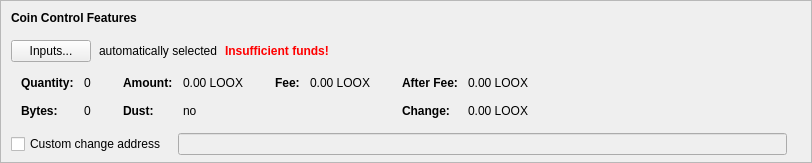
    <widget class="QFrame" name="frameCoinControl">
     <property name="sizePolicy">
      <sizepolicy hsizetype="Expanding" vsizetype="Expanding">
       <horstretch>0</horstretch>
       <verstretch>0</verstretch>
      </sizepolicy>
     </property>
     <property name="maximumSize">
      <size>
       <width>16777215</width>
       <height>16777215</height>
      </size>
     </property>
     <property name="frameShape">
      <enum>QFrame::StyledPanel</enum>
     </property>
     <property name="frameShadow">
      <enum>QFrame::Sunken</enum>
     </property>
     <layout class="QVBoxLayout" name="verticalLayoutCoinControl2">
      <property name="spacing">
       <number>0</number>
      </property>
      <property name="leftMargin">
       <number>0</number>
      </property>
      <property name="topMargin">
       <number>0</number>
      </property>
      <property name="rightMargin">
       <number>0</number>
      </property>
      <property name="bottomMargin">
       <number>6</number>
      </property>
      <item>
       <layout class="QVBoxLayout" name="verticalLayoutCoinControl" stretch="0,0,0,0,1">
        <property name="spacing">
         <number>0</number>
        </property>
        <property name="leftMargin">
         <number>10</number>
        </property>
        <property name="topMargin">
         <number>10</number>
        </property>
        <item>
         <layout class="QHBoxLayout" name="horizontalLayoutCoinControl1">
          <property name="bottomMargin">
           <number>15</number>
          </property>
          <item>
           <widget class="QLabel" name="labelCoinControlFeatures">
            <property name="sizePolicy">
             <sizepolicy hsizetype="Preferred" vsizetype="Maximum">
              <horstretch>0</horstretch>
              <verstretch>0</verstretch>
             </sizepolicy>
            </property>
            <property name="font">
             <font>
              <weight>75</weight>
              <bold>true</bold>
             </font>
            </property>
            <property name="styleSheet">
             <string notr="true">font-weight:bold;</string>
            </property>
            <property name="text">
             <string>Coin Control Features</string>
            </property>
           </widget>
          </item>
         </layout>
        </item>
        <item>
         <layout class="QHBoxLayout" name="horizontalLayoutCoinControl2" stretch="0,0,0,0">
          <property name="spacing">
           <number>8</number>
          </property>
          <property name="bottomMargin">
           <number>10</number>
          </property>
          <item>
           <widget class="QPushButton" name="pushButtonCoinControl">
            <property name="styleSheet">
             <string notr="true"/>
            </property>
            <property name="text">
             <string>Inputs...</string>
            </property>
            <property name="autoDefault">
             <bool>false</bool>
            </property>
           </widget>
          </item>
          <item>
           <widget class="QLabel" name="labelCoinControlAutomaticallySelected">
            <property name="text">
             <string>automatically selected</string>
            </property>
            <property name="margin">
             <number>5</number>
            </property>
           </widget>
          </item>
          <item>
           <widget class="QLabel" name="labelCoinControlInsuffFunds">
            <property name="font">
             <font>
              <weight>75</weight>
              <bold>true</bold>
             </font>
            </property>
            <property name="styleSheet">
             <string notr="true">color:red;font-weight:bold;</string>
            </property>
            <property name="text">
             <string>Insufficient funds!</string>
            </property>
            <property name="margin">
             <number>5</number>
            </property>
           </widget>
          </item>
          <item>
           <spacer name="horizontalSpacerCoinControl">
            <property name="orientation">
             <enum>Qt::Horizontal</enum>
            </property>
            <property name="sizeHint" stdset="0">
             <size>
              <width>40</width>
              <height>1</height>
             </size>
            </property>
           </spacer>
          </item>
         </layout>
        </item>
        <item>
         <widget class="QWidget" name="widgetCoinControl" native="true">
          <property name="sizePolicy">
           <sizepolicy hsizetype="Preferred" vsizetype="Preferred">
            <horstretch>0</horstretch>
            <verstretch>0</verstretch>
           </sizepolicy>
          </property>
          <property name="minimumSize">
           <size>
            <width>0</width>
            <height>0</height>
           </size>
          </property>
          <property name="styleSheet">
           <string notr="true"/>
          </property>
          <layout class="QHBoxLayout" name="horizontalLayoutCoinControl5">
           <property name="leftMargin">
            <number>0</number>
           </property>
           <property name="topMargin">
            <number>0</number>
           </property>
           <property name="rightMargin">
            <number>0</number>
           </property>
           <property name="bottomMargin">
            <number>0</number>
           </property>
           <item>
            <layout class="QHBoxLayout" name="horizontalLayoutCoinControl3" stretch="0,0,0,1">
             <property name="spacing">
              <number>20</number>
             </property>
             <property name="topMargin">
              <number>0</number>
             </property>
             <property name="bottomMargin">
              <number>10</number>
             </property>
             <item>
              <layout class="QFormLayout" name="formLayoutCoinControl1">
               <property name="horizontalSpacing">
                <number>10</number>
               </property>
               <property name="verticalSpacing">
                <number>14</number>
               </property>
               <property name="leftMargin">
                <number>10</number>
               </property>
               <property name="topMargin">
                <number>4</number>
               </property>
               <property name="rightMargin">
                <number>6</number>
               </property>
               <item row="0" column="0">
                <widget class="QLabel" name="labelCoinControlQuantityText">
                 <property name="font">
                  <font>
                   <weight>75</weight>
                   <bold>true</bold>
                  </font>
                 </property>
                 <property name="text">
                  <string>Quantity:</string>
                 </property>
                 <property name="margin">
                  <number>0</number>
                 </property>
                </widget>
               </item>
               <item row="0" column="1">
                <widget class="QLabel" name="labelCoinControlQuantity">
                 <property name="cursor">
                  <cursorShape>IBeamCursor</cursorShape>
                 </property>
                 <property name="contextMenuPolicy">
                  <enum>Qt::ActionsContextMenu</enum>
                 </property>
                 <property name="text">
                  <string notr="true">0</string>
                 </property>
                 <property name="margin">
                  <number>0</number>
                 </property>
                 <property name="textInteractionFlags">
                  <set>Qt::LinksAccessibleByMouse|Qt::TextSelectableByKeyboard|Qt::TextSelectableByMouse</set>
                 </property>
                </widget>
               </item>
               <item row="1" column="0">
                <widget class="QLabel" name="labelCoinControlBytesText">
                 <property name="font">
                  <font>
                   <weight>75</weight>
                   <bold>true</bold>
                  </font>
                 </property>
                 <property name="text">
                  <string>Bytes:</string>
                 </property>
                </widget>
               </item>
               <item row="1" column="1">
                <widget class="QLabel" name="labelCoinControlBytes">
                 <property name="cursor">
                  <cursorShape>IBeamCursor</cursorShape>
                 </property>
                 <property name="contextMenuPolicy">
                  <enum>Qt::ActionsContextMenu</enum>
                 </property>
                 <property name="text">
                  <string notr="true">0</string>
                 </property>
                 <property name="textInteractionFlags">
                  <set>Qt::LinksAccessibleByMouse|Qt::TextSelectableByKeyboard|Qt::TextSelectableByMouse</set>
                 </property>
                </widget>
               </item>
              </layout>
             </item>
             <item>
              <layout class="QFormLayout" name="formLayoutCoinControl2">
               <property name="horizontalSpacing">
                <number>10</number>
               </property>
               <property name="verticalSpacing">
                <number>14</number>
               </property>
               <property name="leftMargin">
                <number>6</number>
               </property>
               <property name="topMargin">
                <number>4</number>
               </property>
               <property name="rightMargin">
                <number>6</number>
               </property>
               <item row="0" column="0">
                <widget class="QLabel" name="labelCoinControlAmountText">
                 <property name="font">
                  <font>
                   <weight>75</weight>
                   <bold>true</bold>
                  </font>
                 </property>
                 <property name="text">
                  <string>Amount:</string>
                 </property>
                 <property name="margin">
                  <number>0</number>
                 </property>
                </widget>
               </item>
               <item row="0" column="1">
                <widget class="QLabel" name="labelCoinControlAmount">
                 <property name="cursor">
                  <cursorShape>IBeamCursor</cursorShape>
                 </property>
                 <property name="contextMenuPolicy">
                  <enum>Qt::ActionsContextMenu</enum>
                 </property>
                 <property name="text">
                  <string notr="true">0.00 LOOX</string>
                 </property>
                 <property name="textInteractionFlags">
                  <set>Qt::LinksAccessibleByMouse|Qt::TextSelectableByKeyboard|Qt::TextSelectableByMouse</set>
                 </property>
                </widget>
               </item>
               <item row="1" column="0">
                <widget class="QLabel" name="labelCoinControlLowOutputText">
                 <property name="font">
                  <font>
                   <weight>75</weight>
                   <bold>true</bold>
                  </font>
                 </property>
                 <property name="text">
                  <string>Dust:</string>
                 </property>
                </widget>
               </item>
               <item row="1" column="1">
                <widget class="QLabel" name="labelCoinControlLowOutput">
                 <property name="cursor">
                  <cursorShape>IBeamCursor</cursorShape>
                 </property>
                 <property name="contextMenuPolicy">
                  <enum>Qt::ActionsContextMenu</enum>
                 </property>
                 <property name="text">
                  <string notr="true">no</string>
                 </property>
                 <property name="textInteractionFlags">
                  <set>Qt::LinksAccessibleByMouse|Qt::TextSelectableByKeyboard|Qt::TextSelectableByMouse</set>
                 </property>
                </widget>
               </item>
              </layout>
             </item>
             <item>
              <layout class="QFormLayout" name="formLayoutCoinControl3">
               <property name="horizontalSpacing">
                <number>10</number>
               </property>
               <property name="verticalSpacing">
                <number>14</number>
               </property>
               <property name="leftMargin">
                <number>6</number>
               </property>
               <property name="topMargin">
                <number>4</number>
               </property>
               <property name="rightMargin">
                <number>6</number>
               </property>
               <item row="0" column="0">
                <widget class="QLabel" name="labelCoinControlFeeText">
                 <property name="font">
                  <font>
                   <weight>75</weight>
                   <bold>true</bold>
                  </font>
                 </property>
                 <property name="text">
                  <string>Fee:</string>
                 </property>
                 <property name="margin">
                  <number>0</number>
                 </property>
                </widget>
               </item>
               <item row="0" column="1">
                <widget class="QLabel" name="labelCoinControlFee">
                 <property name="cursor">
                  <cursorShape>IBeamCursor</cursorShape>
                 </property>
                 <property name="contextMenuPolicy">
                  <enum>Qt::ActionsContextMenu</enum>
                 </property>
                 <property name="text">
                  <string notr="true">0.00 LOOX</string>
                 </property>
                 <property name="textInteractionFlags">
                  <set>Qt::LinksAccessibleByMouse|Qt::TextSelectableByKeyboard|Qt::TextSelectableByMouse</set>
                 </property>
                </widget>
               </item>
              </layout>
             </item>
             <item>
              <layout class="QFormLayout" name="formLayoutCoinControl4">
               <property name="horizontalSpacing">
                <number>10</number>
               </property>
               <property name="verticalSpacing">
                <number>14</number>
               </property>
               <property name="leftMargin">
                <number>6</number>
               </property>
               <property name="topMargin">
                <number>4</number>
               </property>
               <property name="rightMargin">
                <number>6</number>
               </property>
               <item row="0" column="0">
                <widget class="QLabel" name="labelCoinControlAfterFeeText">
                 <property name="font">
                  <font>
                   <weight>75</weight>
                   <bold>true</bold>
                  </font>
                 </property>
                 <property name="text">
                  <string>After Fee:</string>
                 </property>
                 <property name="margin">
                  <number>0</number>
                 </property>
                </widget>
               </item>
               <item row="0" column="1">
                <widget class="QLabel" name="labelCoinControlAfterFee">
                 <property name="cursor">
                  <cursorShape>IBeamCursor</cursorShape>
                 </property>
                 <property name="contextMenuPolicy">
                  <enum>Qt::ActionsContextMenu</enum>
                 </property>
                 <property name="text">
                  <string notr="true">0.00 LOOX</string>
                 </property>
                 <property name="textInteractionFlags">
                  <set>Qt::LinksAccessibleByMouse|Qt::TextSelectableByKeyboard|Qt::TextSelectableByMouse</set>
                 </property>
                </widget>
               </item>
               <item row="1" column="0">
                <widget class="QLabel" name="labelCoinControlChangeText">
                 <property name="font">
                  <font>
                   <weight>75</weight>
                   <bold>true</bold>
                  </font>
                 </property>
                 <property name="text">
                  <string>Change:</string>
                 </property>
                </widget>
               </item>
               <item row="1" column="1">
                <widget class="QLabel" name="labelCoinControlChange">
                 <property name="cursor">
                  <cursorShape>IBeamCursor</cursorShape>
                 </property>
                 <property name="contextMenuPolicy">
                  <enum>Qt::ActionsContextMenu</enum>
                 </property>
                 <property name="text">
                  <string notr="true">0.00 LOOX</string>
                 </property>
                 <property name="textInteractionFlags">
                  <set>Qt::LinksAccessibleByMouse|Qt::TextSelectableByKeyboard|Qt::TextSelectableByMouse</set>
                 </property>
                </widget>
               </item>
              </layout>
             </item>
            </layout>
           </item>
          </layout>
         </widget>
        </item>
        <item>
         <layout class="QHBoxLayout" name="horizontalLayoutCoinControl4" stretch="0,0,0">
          <property name="spacing">
           <number>12</number>
          </property>
          <property name="sizeConstraint">
           <enum>QLayout::SetDefaultConstraint</enum>
          </property>
          <property name="topMargin">
           <number>5</number>
          </property>
          <property name="rightMargin">
           <number>5</number>
          </property>
          <item>
           <widget class="QCheckBox" name="checkBoxCoinControlChange">
            <property name="toolTip">
             <string>If this is activated, but the change address is empty or invalid, change will be sent to a newly generated address.</string>
            </property>
            <property name="text">
             <string>Custom change address</string>
            </property>
           </widget>
          </item>
          <item>
           <widget class="QValidatedLineEdit" name="lineEditCoinControlChange">
            <property name="enabled">
             <bool>false</bool>
            </property>
            <property name="sizePolicy">
             <sizepolicy hsizetype="Expanding" vsizetype="Fixed">
              <horstretch>0</horstretch>
              <verstretch>0</verstretch>
             </sizepolicy>
            </property>
           </widget>
          </item>
          <item>
           <widget class="QLabel" name="labelCoinControlChangeLabel">
            <property name="sizePolicy">
             <sizepolicy hsizetype="Preferred" vsizetype="Expanding">
              <horstretch>0</horstretch>
              <verstretch>0</verstretch>
             </sizepolicy>
            </property>
            <property name="minimumSize">
             <size>
              <width>0</width>
              <height>0</height>
             </size>
            </property>
            <property name="text">
             <string/>
            </property>
            <property name="margin">
             <number>3</number>
            </property>
           </widget>
          </item>
         </layout>
        </item>
        <item>
         <spacer name="verticalSpacerCoinControl">
          <property name="orientation">
           <enum>Qt::Vertical</enum>
          </property>
          <property name="sizeHint" stdset="0">
           <size>
            <width>800</width>
            <height>1</height>
           </size>
          </property>
         </spacer>
        </item>
       </layout>
      </item>
     </layout>
    </widget>
